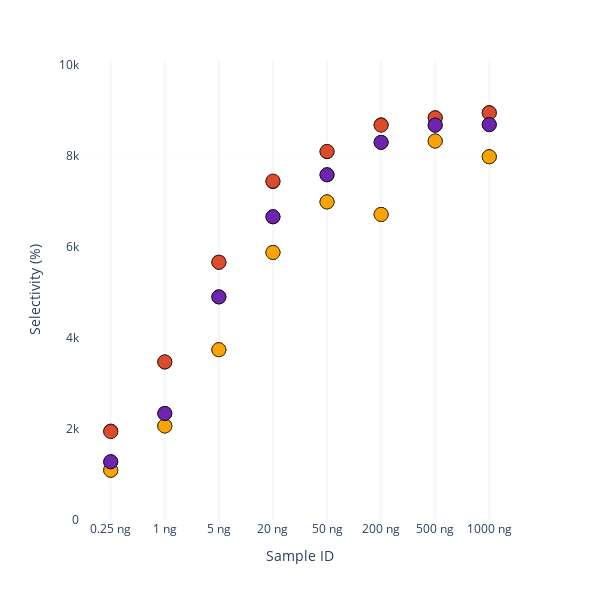

The notebook cell saved with this chart:
### Code cell
fig = px.strip(df_SPEC, y='Selectivity', x='ID', orientation='h')

fig.add_scatter(
    y=df_insol['Selectivity'], 
    x=df_insol['ID'],
    mode='markers',
    marker=dict(size=14, color=' #faa307', line=dict(width=0.5, color='black')),
    name='df_insol'
)

fig.add_scatter(
    y=df_PAC['Selectivity'], 
    x=df_PAC['ID'],
    mode='markers',
    marker=dict(size=14, color='#6D25AD', line=dict(width=0.5, color='black')),
    name='df_PAC' 
)

fig.update_layout(width=600, height=600, template='plotly_white', showlegend=False)


fig.update_traces(
    marker=dict(size=14, color='#db4c2e', line=dict(width=0.5, color='black')),
    selector=dict(type='box')  
)


fig.update_yaxes(
    range=[0, 10100],
    showgrid=True,
    gridwidth=0.1,           
    gridcolor='#F3F2F2',  
    griddash='solid',
    title='Selectivity (%)'  
)

fig.update_xaxes(
    title='Sample ID' 
)

fig.show()
#fig.write_image(r'D:\Projects\SPEC\figs_raw\Suppl_Figure1d.pdf', width = 600, height = 600)

### Figure 1 — Plotly figure (JSON) as saved in the notebook; plotly's stock layout.template omitted (floating-point values rounded to 4 significant figures)
{"data": [{"alignmentgroup": "True", "boxpoints": "all", "fillcolor": "rgba(255,255,255,0)", "hoveron": "points", "hovertemplate": "ID=%{x}<br>Selectivity=%{y}<extra></extra>", "legendgroup": "", "line": {"color": "rgba(255,255,255,0)"}, "marker": {"color": "#db4c2e", "line": {"color": "black", "width": 0.5}, "size": 14}, "name": "", "offsetgroup": "", "orientation": "h", "pointpos": 0, "showlegend": false, "type": "box", "x": ["0.25 ng", "0.25 ng", "0.25 ng", "0.25 ng", "1 ng", "1 ng", "1 ng", "1 ng", "5 ng", "5 ng", "5 ng", "5 ng", "20 ng", "20 ng", "20 ng", "20 ng", "50 ng", "50 ng", "50 ng", "50 ng", "200 ng", "200 ng", "200 ng", "200 ng", "500 ng", "500 ng", "500 ng", "500 ng", "1000 ng", "1000 ng", "1000 ng", "1000 ng"], "x0": " ", "xaxis": "x", "y": [1947, 1947, 1947, 1947, 3469, 3469, 3469, 3469, 5662, 5662, 5662, 5662, 7436, 7436, 7436, 7436, 8093, 8093, 8093, 8093, 8674, 8674, 8674, 8674, 8830, 8830, 8830, 8830, 8945, 8945, 8945, 8945], "y0": " ", "yaxis": "y"}, {"marker": {"color": " #faa307", "line": {"color": "black", "width": 0.5}, "size": 14}, "mode": "markers", "name": "df_insol", "type": "scatter", "x": ["0.25 ng", "0.25 ng", "0.25 ng", "0.25 ng", "1 ng", "1 ng", "1 ng", "1 ng", "5 ng", "5 ng", "5 ng", "5 ng", "20 ng", "20 ng", "20 ng", "20 ng", "50 ng", "50 ng", "50 ng", "50 ng", "200 ng", "200 ng", "200 ng", "200 ng", "500 ng", "500 ng", "500 ng", "500 ng", "1000 ng", "1000 ng", "1000 ng", "1000 ng"], "y": [1093, 1093, 1093, 1093, 2065, 2065, 2065, 2065, 3739, 3739, 3739, 3739, 5874, 5874, 5874, 5874, 6984, 6984, 6984, 6984, 6709, 6709, 6709, 6709, 8321, 8321, 8321, 8321, 7976, 7976, 7976, 7976]}, {"marker": {"color": "#6D25AD", "line": {"color": "black", "width": 0.5}, "size": 14}, "mode": "markers", "name": "df_PAC", "type": "scatter", "x": ["0.25 ng", "0.25 ng", "0.25 ng", "0.25 ng", "1 ng", "1 ng", "1 ng", "1 ng", "5 ng", "5 ng", "5 ng", "5 ng", "20 ng", "20 ng", "20 ng", "20 ng", "50 ng", "50 ng", "50 ng", "50 ng", "200 ng", "200 ng", "200 ng", "200 ng", "500 ng", "500 ng", "500 ng", "500 ng", "1000 ng", "1000 ng", "1000 ng", "1000 ng"], "y": [1279, 1279, 1279, 1279, 2340, 2340, 2340, 2340, 4899, 4899, 4899, 4899, 6658, 6658, 6658, 6658, 7580, 7580, 7580, 7580, 8292, 8292, 8292, 8292, 8669, 8669, 8669, 8669, 8681, 8681, 8681, 8681]}], "layout": {"boxmode": "group", "height": 600, "legend": {"tracegroupgap": 0}, "margin": {"t": 60}, "showlegend": false, "width": 600, "xaxis": {"anchor": "y", "domain": [0, 1], "title": {"text": "Sample ID"}}, "yaxis": {"anchor": "x", "domain": [0, 1], "gridcolor": "#F3F2F2", "griddash": "solid", "gridwidth": 0.1, "range": [0, 10100], "showgrid": true, "title": {"text": "Selectivity (%)"}}}}
